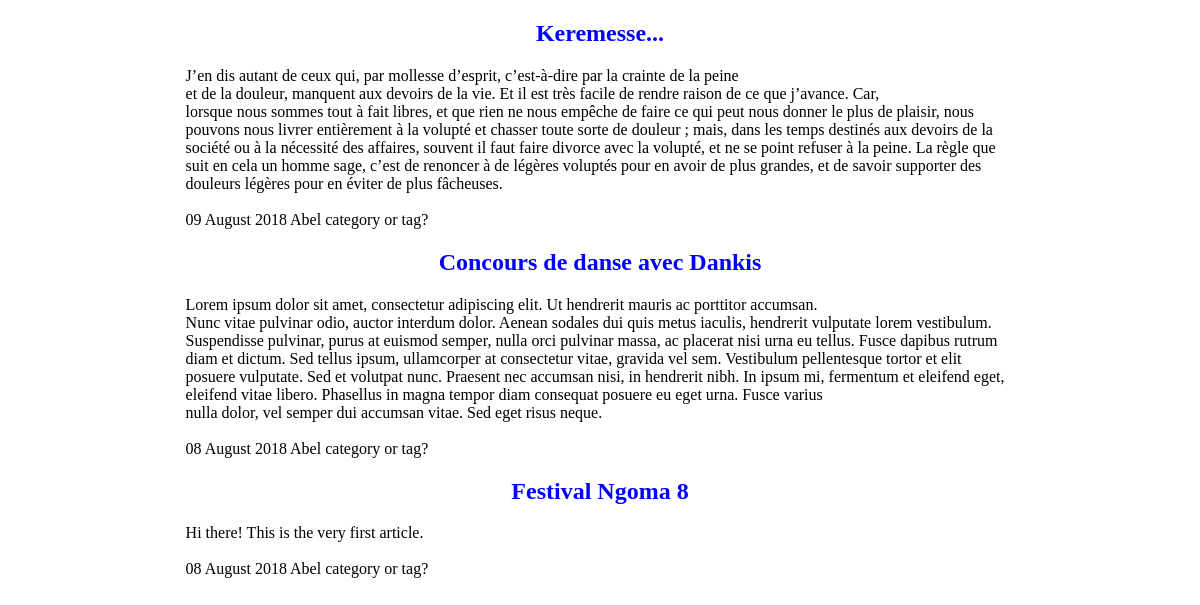
Before: / with the older database file.
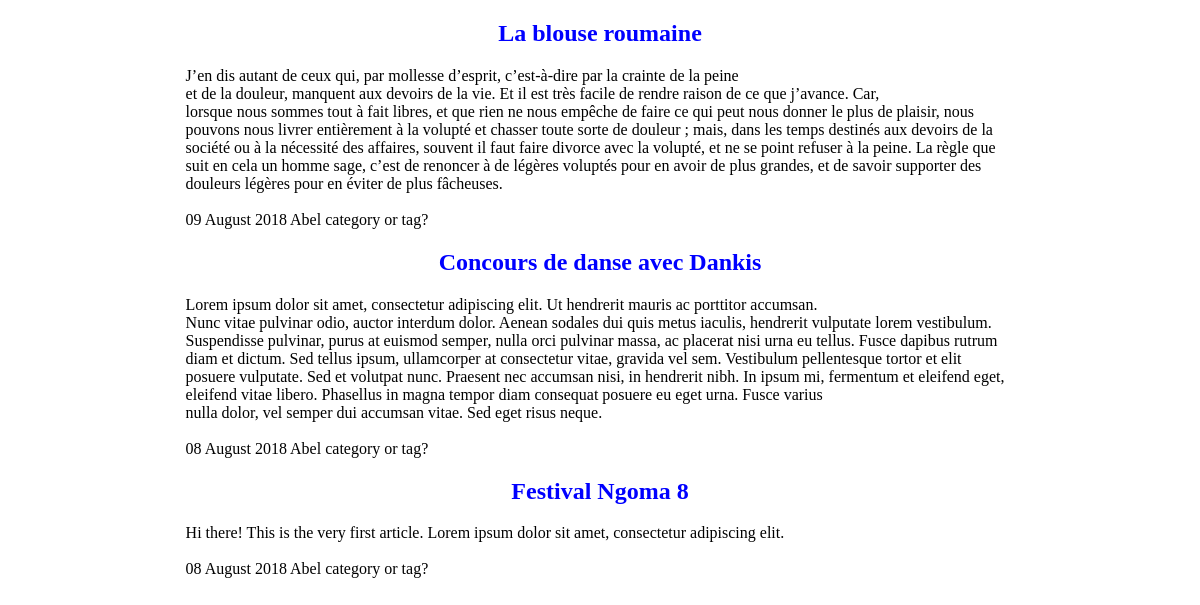
After: the same page with the newer database file.
### tables this page shows
create table t_post (
    pst_id integer not null primary key auto_increment,
    pst_title varchar(150) not null,
    pst_content text not null,
    pst_date datetime not null
);

### model/PostManager.php (called while the page is built, shortened)
<?php
class PostManager extends Manager
{
  public function getPosts()
  {
    $db_conct = $this->dbConnect();
    $stmt = $db_conct->query('SELECT pst_id, pst_title, pst_content, DATE_FORMAT(pst_date, \'%d %M %Y\') AS pst_date_fr FROM t_post ORDER BY pst_date DESC LIMIT 0, 5');
    return $stmt;
  }
}

### controller/frontend.php (called while the page is built, shortened)
<?php
require_once('model/PostManager.php');
function listPosts() {
  $postManager = new PostManager();
  $posts = $postManager->getPosts();
  require('view/frontend/listPostsView.php');
}

### view/frontend/listPostsView.php (the view, shortened to what this page needs)
<?php
  while ($row = $posts->fetch())
  {
  ?>
  <div class="post">
    <article class="">
      <header class="entry-header">
        <h1>
          <a href="index.php?action=post&amp;id=<?php echo $row['pst_id']; ?>"><?php echo htmlspecialchars ($row['pst_title']); ?></a>
        </h1>
      </header>
      <div class="entry-content">
        <?php echo nl2br(htmlspecialchars ($row['pst_content'])); ?>
      </div>
      <br>
      <footer class="entry-footer">
        <span class="posted-on"><?php echo $row['pst_date_fr']; ?></span>
        <span class="by">Abel</span>
        <span class=""> category or tag?</span>
      </footer>
    </article>
  </div>
  <?php
  }
  ?>
  <?php $content= ob_get_clean(); ?>
<?php require('template.php'); ?>

### index.php
<?php
require('controller/frontend.php');
try{
  if (isset($_GET['action'])) {
    if ($_GET['action'] == 'listPosts') {
      listPosts();
    } elseif ($_GET['action'] == 'post') {
      if (isset($_GET['id']) && $_GET['id'] > 0) {
        post();
      } else {
        throw new Exception("aucun identifiant de billet envoye");
      }
    } elseif ($_GET['action'] == 'addComment') {
      if (isset($_GET['id']) && $_GET['id'] > 0) {
        if (!empty($_POST['author'])  && !empty($_POST['comment'])) {
          addComment($_GET['id'], $_POST['author'], $_POST['comment']);
        } else {
          throw new Exception("tous les champs ne sont pas remplis!");
        }
      } else {
        throw new Exception(" aucun identifiant n'a ete envoye");
      }
    }
  } else {
    listPosts();
  }
} catch(Exception $e) {
  $errorMessage = $e->getMessage();
  require('view/frontend/errorView.php');
}

### view/frontend/template.php (shortened to what this page needs)
<!DOCTYPE html>
<html lang="fr" dir="ltr">
  <head>
    <link rel="stylesheet" href="public/css/style.css">
  </head>
  <body>
    <?= $content ?>
  </body>
</html>

### public/css/style.css (style rules this page uses)
h1, h3 { text-align:center; }
.post { width:70%; margin:auto; }
a { text-decoration: none; color: blue; }

Changed rows visible on the page:
changed t_post: pst_title "Keremesse..." → "La blouse roumaine"
changed t_post "Festival Ngoma 8": pst_content "Hi there! This is the very first article." → "Hi there! This is the very first article. Lorem ipsum dolor sit amet, consectetur adipiscing elit."
